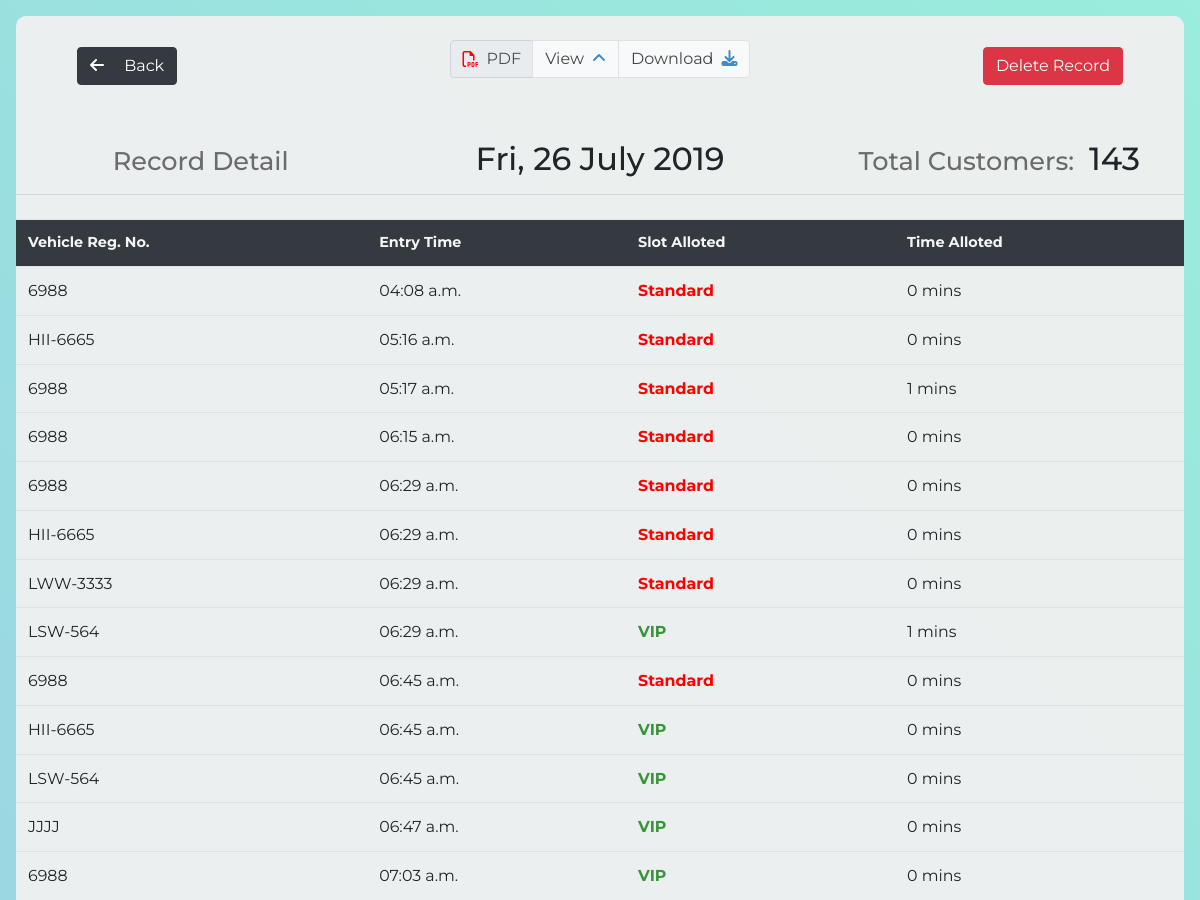
/records/47/ (upper part), run on an earlier commit of the app's database.
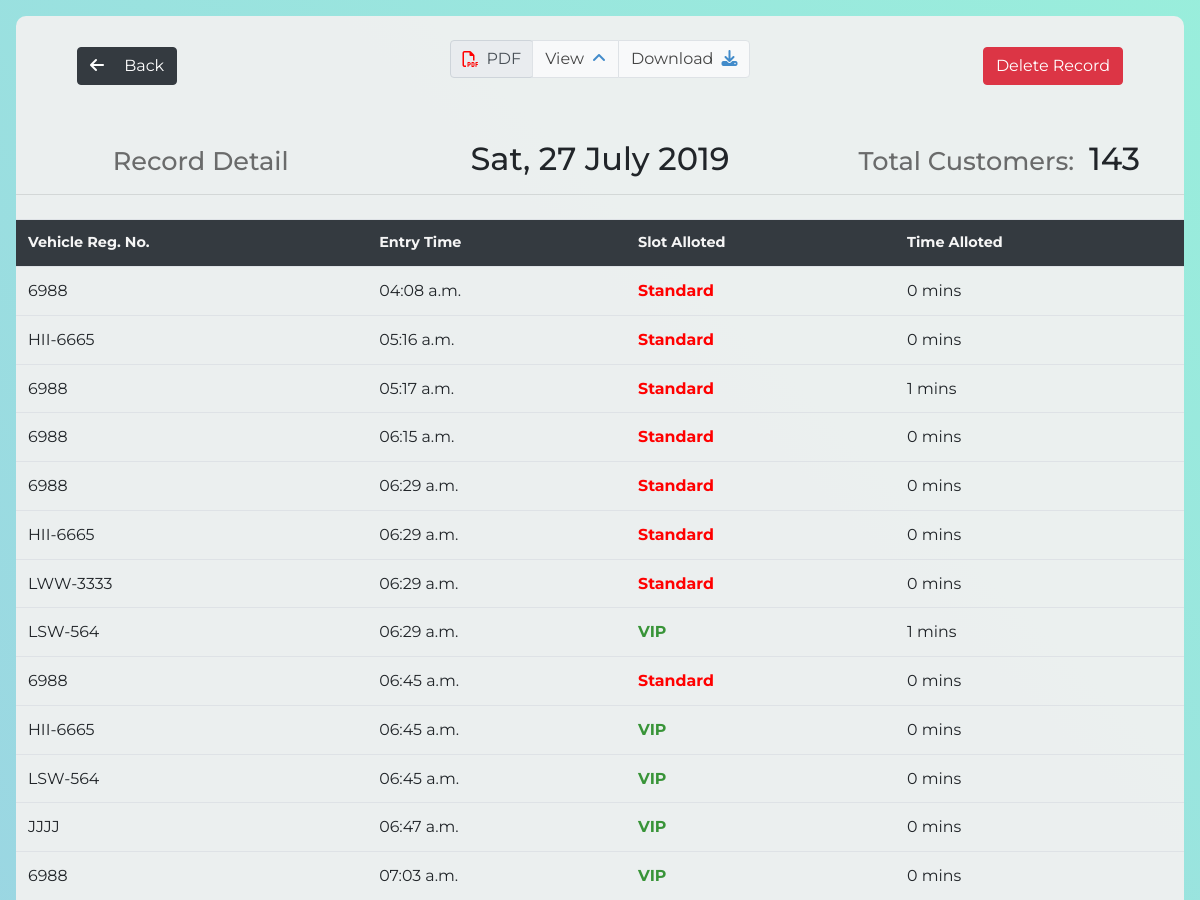
And on a later commit of the database.
### records/models.py (models this page shows)
class DailyRecord(models.Model):
    date = models.DateField(_("Date"), default=datetime.date.today)
    customers = models.ManyToManyField(Customer, blank=True, related_name="in_records")
    created = models.DateTimeField(auto_now_add=True)
    updated = models.DateTimeField(auto_now=True)
    class Meta:
        ordering = ['-date']

### records/views.py (the view)
# urls.py: path('records/<int:pk>/', record_views.record_detail, name='record-detail'),
def record_detail(request, pk):
    back_url = "/records/"
    record = DailyRecord.objects.get(pk=pk)
    context = {
        'record': record,
        'back_url': back_url,
    }
    return render(request, "records/record_detail.html", context)

### common/context_processors.py (called while the page is built)
def settings(request):
    return {'settings': Settings.load()}

### common/models.py (called while the page is built)
    @classmethod
    def load(cls):
        if cache.get(cls.__name__) is None:
            obj, created = cls.objects.get_or_create(pk=1)
            if not created:
                obj.set_cache()
        return cache.get(cls.__name__)

    def set_cache(self):
        cache.set(self.__class__.__name__, self)

### parking/templatetags/js.py (called while the page is built)
@register.filter(is_safe=True)
def js(obj):
    return mark_safe(json.dumps(obj))

### parking/templatetags/minToHM.py (called while the page is built)
@register.filter
def minToHM(total_minutes):
    minutes = total_minutes % 60
    hours = int(float(total_minutes - minutes)/60.0)
    strTime = ''
    if hours == 0:
        strTime = f'{minutes} mins'
    else:
        strTime = f'{hours} hrs {minutes} mins'
    return strTime

### records/templates/records/record_detail.html (shortened to what the changed rows need)
{% load static %}
{% load js %}
{% load minToHM %}
<!DOCTYPE html>
<html lang="en">
<head>
    <link rel="stylesheet" href="https://stackpath.bootstrapcdn.com/bootstrap/4.3.1/css/bootstrap.min.css"
>
    <link rel="stylesheet" href="https://netdna.bootstrapcdn.com/font-awesome/3.2.1/css/font-awesome.css">
    <link rel="stylesheet" href="https://cdnjs.cloudflare.com/ajax/libs/font-awesome/5.8.2/css/all.css">
    <link rel="stylesheet" href="{% static 'css/main.css' %}">
    <link rel="stylesheet" href="{% static 'css/form.css' %}">
    <link rel="stylesheet" href="{% static 'css/loader.css' %}">
</head>
<body>
    <div class="wrapper px-3">
        <div class="row">
            <div class="col-lg-12 my-3">
                <div class="parkform recordlist" style="width:100%; height:100%; padding: 0px;">
                    <div class="todaysRecord mt-4">
                        <div class="row pt-4 pb-2">
                            <div class="col-lg-4 float-left">
                                <h2><span style="color:rgb(106, 107, 107); font-size:80%">Record Detail</span></h2>
                            </div>
                            <div class="col-lg-4">
                                <h2>{{ record.date|date:"D, d F Y" }}</h2>
                            </div>
                            <div class="col-lg-4 float-right">
                                <h2><span class="pr-2" style="color:rgb(106, 107, 107); font-size:80%">Total Customers:
                                    </span>{{ record.customers.all.count }}</h2>
                            </div>
                        </div>
                        <div class="my-4" style="font-size:90%">
                            <table class="table table-hover">
                                <tbody>
                                    <tr class="bg-dark" style="color:whitesmoke">
                                        <th>
                                            <div>Vehicle Reg. No.</div>
                                        </th>
                                        <th>
                                            <div>Entry Time</div>
                                        </th>
                                        <th>
                                            <div>Slot Alloted</div>
                                        </th>
                                        <th>
                                            <div>Time Alloted</div>
                                        </th>
                                    </tr>
                                </tbody>
                            </table>
                        </div>
                    </div>
                </div>
            </div>
        </div>
    </div>
</body>
</html>

What changed in the data, as far as the page shows it:
changed DailyRecord: date "Fri, 26 July 2019" → "Sat, 27 July 2019"
